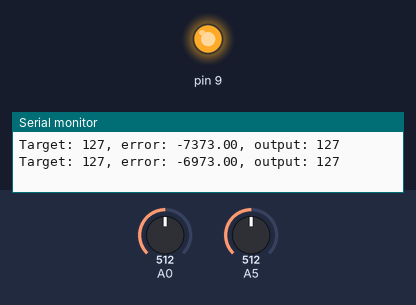
The sketch below on a simulated Arduino Uno, built with avr-gcc and run on an emulated ATmega328P. On the bench: output pins drawn as LEDs (lit = HIGH), the last lines printed to the serial monitor. The inputs (shaded band) are chosen by the test bench; at power-on: A0 = 512, A5 = 512.

Above: at 1.2 s.
1.3 s: A0 set to 122
4.4 s: A0 set to 120
5.9 s: A0 set to 306
9.0 s: A0 set to 0
At 11.9 s:
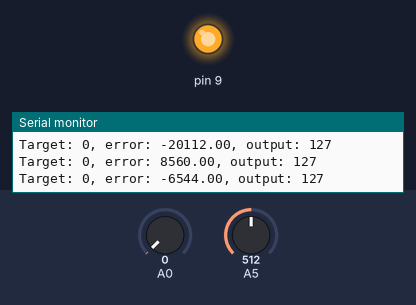
12.1 s: A0 set to 716
At 13.0 s:
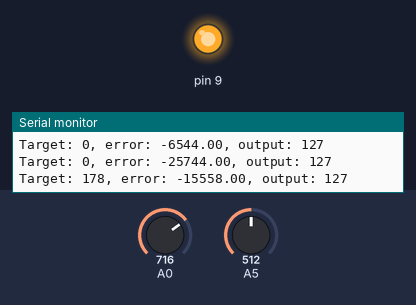
Timing chart, 0 to 14.6 s (numbered marks = the images above; inputs shaded):
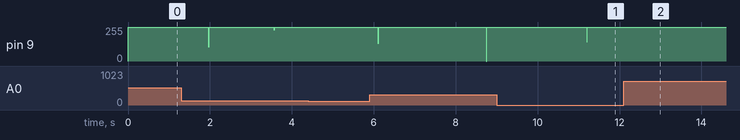

Measured:
- after the input at 9.0 s, pin 9: 255/255 → 144/255 after 2.2 s, → 255/255 0.01 s later
- after the input at 12.1 s, pin 9: stays 255/255 (without the input it goes to 144/255 after 1.7 s)

The sketch:

MATLAB_DCmotor_PI_Ctrl.ino
```cpp
#include "TimerOne.h"

int val;
int mval;
int mvol;
int vol;
int Kp = 4;
int Ki = 16;
int ctrl_val=0;
int target_val;
float pval;
float ival;
float err;
int dt=10;

void setup() {
  pinMode(9,OUTPUT);
  Serial.begin(9600);
  Timer1.initialize(500000);
  Timer1.attachInterrupt(debugCallback);
}

void debugCallback(){
  vol = analogRead(5);
  mvol = map(vol,0,1023,0,255);
  Serial.print("Target: ");
  Serial.print(target_val);
  Serial.print(", error: ");
  Serial.print(err);
  Serial.print(", output: ");
  Serial.println(mvol);
}

void loop() {
  val = analogRead(0);
  target_val = map(val,0,1023,0,255);
  err = float(target_val) - float(ctrl_val);
  pval = float(Kp) * err;
  ival = ival + float(Ki) * err;
  ctrl_val = (int) (pval+ival);
  analogWrite(9,ctrl_val);
  delay(dt);
}
```
